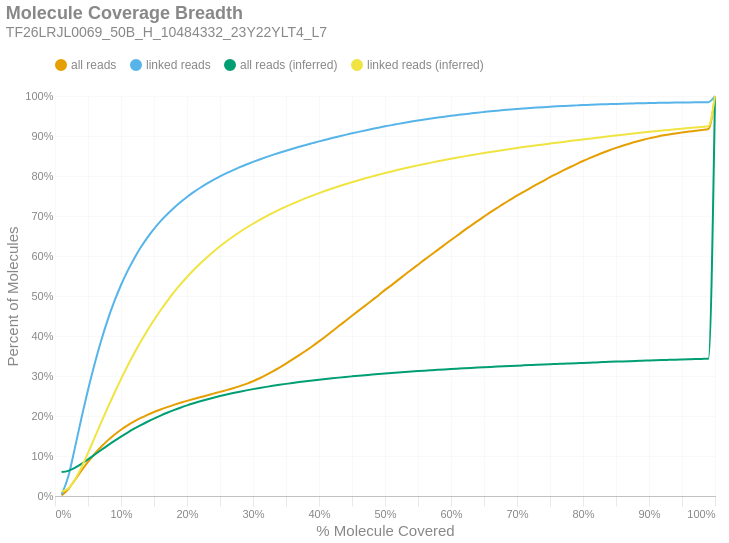

Notebook code cell kept with this figure:
### Markdown cell above
### Molecule Read Coverage
This chart shows molecule coverage breadth as computed by the number of bases aligned to that molecule. In other words, "*how much of each unique long molecule is actually sequenced/aligned?*" Keep in mind there is a distinction between sequences and alignments, since some sequences belonging to a particular molecule may not align well and wouldn't appear in the alignment data. This chart also shows molecule coverage breadth as computed by the *inferred fragment* from which the aligned sequences originate. Unlike read coverage, this calculation takes into account the total insert size, including unsequenced gaps between the forward and reverse reads. Like the previous figures, these are cumulative percents.

### Code cell
if SKIPLR:
    print_html(f"Skipped")
else:
    binned_df = consolidated_hist(valids['coverage_bp'], mask, 0.01, True)
    binned_df_inf = consolidated_hist(valids['coverage_inserts'], mask, 0.01, True)
    binned_df = binned_df.with_columns(pl.lit(binned_df_inf['all reads (cumsum)']).alias('all reads (inferred)'))
    binned_df = binned_df.with_columns(pl.lit(binned_df_inf['linked reads (cumsum)']).alias('linked reads (inferred)'))
    binned_df = binned_df.with_columns(
        (pl.col('bin').cast(pl.Float64) + 0.01).alias('right_edge')
    )

    with SafeRender(binned_df):
        (
            density_plot(binned_df, 'Molecule Coverage Breadth', samplename, 'molcov', ['all reads (inferred)','linked reads (inferred)'])
            .encode(
                #x=alt.X('bin:Q', title="% Molecule Covered").axis(format = '%').scale(padding=0),
                x=alt.X('right_edge:Q', title="% Molecule Covered").axis(format='%').scale(padding=0),
                y=alt.Y('value:Q', title='Percent of Molecules')
                    .axis(format='%')
                    .stack(False)
                    .scale(domainMin=0, padding=0),
                color=alt.Color("key:N").scale(domain = ["all reads", "linked reads", "all reads (inferred)", "linked reads (inferred)"]),
                tooltip = [
                    alt.Tooltip("key:N", title = "Data Type"),
                    alt.Tooltip("range_label:N", title="% Molecule Covered"),
                    alt.Tooltip("value:Q", format = ".2%", title="% Molecules")
                ]
            )
        ).display()

### Figure 1 — Vega-Lite specification as saved in the notebook (floating-point values rounded to 4 significant figures)
{"width": "container", "height": 400, "config": {"title": {"anchor": "start", "dy": -15, "fontSize": 18, "color": "#888888", "subtitleColor": "#888888", "subtitleFontSize": 14}, "arc": {"fill": "#0072B2"}, "axis": {"domainColor": "#888888", "domainWidth": 0.5, "gridWidth": 0.2, "grid": false, "titleFontWeight": 400, "titleFontSize": 15, "labelFontSize": 11, "labelColor": "#888888", "tickColor": "#888888", "tickWidth": 0.2, "titleColor": "#888888"}, "axisBand": {"grid": false}, "axisX": {"grid": true, "tickSize": 10, "domainCap": "round"}, "axisY": {"domain": false, "grid": true, "tickSize": 0, "domainCap": "round"}, "background": "transparent", "header": {"labelFontSize": 15, "labelColor": "#888888", "titleFontSize": 15, "titleFontWeight": 600, "titleColor": "#888888"}, "legend": {"labelFont": "sans-serif", "labelFontSize": 12, "labelColor": "#888888", "symbolSize": 100, "symbolType": "circle", "titleFontSize": 12, "titlePadding": 10, "titleColor": "#888888", "title": null, "orient": "top"}, "range": {"category": ["#E69F00", "#56B4E9", "#009E73", "#F0E442", "#0072B2", "#D55E00", "#CC79A7", "#000000"], "diverging": ["#cfe8f3", "#a2d4ec", "#73bfe2", "#46abdb", "#1696d2", "#12719e"]}, "area": {"fill": "#0072B2", "fillOpacity": 0.7, "line": true, "strokeOpacity": 0.7}, "line": {"color": "#0072B2", "stroke": "#0072B2", "strokeWidth": 2}, "trail": {"color": "#0072B2", "stroke": "#0072B2", "strokeWidth": 0, "size": 1}, "point": {"filled": true, "fillOpacity": 1.0, "size": 95}, "text": {"color": "#888888", "fontSize": 11, "align": "right", "fontWeight": 400, "size": 11}, "bar": {"fill": "#0072B2", "stroke": null}, "view": {"stroke": null, "continuousWidth": 660, "continuousHeight": 400}}, "data": {"name": "data-3c5e7d9e87e3446795d42889a5a3fefb"}, "mark": {"type": "line", "interpolate": "monotone", "point": {"opacity": 0, "size": 275}}, "encoding": {"color": {"field": "key", "scale": {"domain": ["all reads", "linked reads", "all reads (inferred)", "linked reads (inferred)"]}, "type": "nominal"}, "tooltip": [{"field": "key", "title": "Data Type", "type": "nominal"}, {"field": "range_label", "title": "% Molecule Covered", "type": "nominal"}, {"field": "value", "format": ".2%", "title": "% Molecules", "type": "quantitative"}], "x": {"axis": {"format": "%"}, "field": "right_edge", "scale": {"padding": 0}, "title": "% Molecule Covered", "type": "quantitative"}, "y": {"axis": {"format": "%"}, "field": "value", "scale": {"domainMin": 0, "padding": 0}, "stack": false, "title": "Percent of Molecules", "type": "quantitative"}}, "params": [{"name": "param_c36ac31b6afebe62", "select": {"type": "point", "fields": ["key"]}, "bind": "legend"}], "title": {"text": "Molecule Coverage Breadth", "subtitle": "TF26LRJL0069_50B_H_10484332_23Y22YLT4_L7"}, "transform": [{"fold": ["all reads (cumsum)", "linked reads (cumsum)", "all reads (inferred)", "linked reads (inferred)"]}, {"calculate": "replace(datum.key, ' (cumsum)', '')", "as": "key"}, {"filter": {"param": "param_c36ac31b6afebe62"}}], "usermeta": {"embedOptions": {"downloadFileName": "TF26LRJL0069_50B_H_10484332_23Y22YLT4_L7.molcov"}}, "$schema": "https://vega.github.io/schema/vega-lite/v6.4.1.json", "datasets": {"data-3c5e7d9e87e3446795d42889a5a3fefb": [{"bin": "0.0", "interval": "0.0-0.01", "all reads": 0.001598, "linked reads": 0.003332, "all reads (cumsum)": 0.001598, "linked reads (cumsum)": 0.003332, "range_label": "0.0-0.01", "all reads (inferred)": 0.05975, "linked reads (inferred)": 0.01098, "right_edge": 0.01}, {"bin": "0.01", "interval": "0.01-0.02", "all reads": 0.01521, "linked reads": 0.04467, "all reads (cumsum)": 0.01681, "linked reads (cumsum)": 0.04801, "range_label": "0.01-0.02", "all reads (inferred)": 0.06286, "linked reads (inferred)": 0.01853, "right_edge": 0.02}, {"bin": "0.02", "interval": "0.02-0.03", "all reads": 0.02284, "linked reads": 0.07103, "all reads (cumsum)": 0.03965, "linked reads (cumsum)": 0.119, "range_label": "0.02-0.03", "all reads (inferred)": 0.07014, "linked reads (inferred)": 0.0402, "right_edge": 0.03}, {"bin": "0.03", "interval": "0.03-0.04", "all reads": 0.02345, "linked reads": 0.07517, "all reads (cumsum)": 0.0631, "linked reads (cumsum)": 0.1942, "range_label": "0.03-0.04", "all reads (inferred)": 0.08014, "linked reads (inferred)": 0.07145, "right_edge": 0.04}, {"bin": "0.04", "interval": "0.04-0.05", "all reads": 0.02194, "linked reads": 0.07095, "all reads (cumsum)": 0.08504, "linked reads (cumsum)": 0.2652, "range_label": "0.04-0.05", "all reads (inferred)": 0.09151, "linked reads (inferred)": 0.1077, "right_edge": 0.05}, {"bin": "0.05", "interval": "0.05-0.06", "all reads": 0.02002, "linked reads": 0.06499, "all reads (cumsum)": 0.1051, "linked reads (cumsum)": 0.3301, "range_label": "0.05-0.06", "all reads (inferred)": 0.1033, "linked reads (inferred)": 0.1457, "right_edge": 0.06}, {"bin": "0.06", "interval": "0.06-0.07", "all reads": 0.01801, "linked reads": 0.0587, "all reads (cumsum)": 0.1231, "linked reads (cumsum)": 0.3888, "range_label": "0.06-0.07", "all reads (inferred)": 0.1151, "linked reads (inferred)": 0.1839, "right_edge": 0.07}, {"bin": "0.07", "interval": "0.07-0.08", "all reads": 0.01601, "linked reads": 0.05215, "all reads (cumsum)": 0.1391, "linked reads (cumsum)": 0.441, "range_label": "0.07-0.08", "all reads (inferred)": 0.1267, "linked reads (inferred)": 0.2214, "right_edge": 0.08}, {"bin": "0.08", "interval": "0.08-0.09", "all reads": 0.01415, "linked reads": 0.04603, "all reads (cumsum)": 0.1532, "linked reads (cumsum)": 0.487, "range_label": "0.08-0.09", "all reads (inferred)": 0.1377, "linked reads (inferred)": 0.2574, "right_edge": 0.09}, {"bin": "0.09", "interval": "0.09-0.1", "all reads": 0.01248, "linked reads": 0.0405, "all reads (cumsum)": 0.1657, "linked reads (cumsum)": 0.5275, "range_label": "0.09-0.1", "all reads (inferred)": 0.1484, "linked reads (inferred)": 0.2923, "right_edge": 0.1}, {"bin": "0.1", "interval": "0.1-0.11", "all reads": 0.01095, "linked reads": 0.03537, "all reads (cumsum)": 0.1767, "linked reads (cumsum)": 0.5629, "range_label": "0.1-0.11", "all reads (inferred)": 0.1585, "linked reads (inferred)": 0.3253, "right_edge": 0.11}, {"bin": "0.11", "interval": "0.11-0.12", "all reads": 0.009721, "linked reads": 0.03114, "all reads (cumsum)": 0.1864, "linked reads (cumsum)": 0.594, "range_label": "0.11-0.12", "all reads (inferred)": 0.1681, "linked reads (inferred)": 0.3567, "right_edge": 0.12}, {"bin": "0.12", "interval": "0.12-0.13", "all reads": 0.008731, "linked reads": 0.02775, "all reads (cumsum)": 0.1951, "linked reads (cumsum)": 0.6218, "range_label": "0.12-0.13", "all reads (inferred)": 0.1772, "linked reads (inferred)": 0.3862, "right_edge": 0.13}, {"bin": "0.13", "interval": "0.13-0.14", "all reads": 0.007763, "linked reads": 0.02431, "all reads (cumsum)": 0.2029, "linked reads (cumsum)": 0.6461, "range_label": "0.13-0.14", "all reads (inferred)": 0.1857, "linked reads (inferred)": 0.414, "right_edge": 0.14}, {"bin": "0.14", "interval": "0.14-0.15", "all reads": 0.007069, "linked reads": 0.02173, "all reads (cumsum)": 0.2099, "linked reads (cumsum)": 0.6678, "range_label": "0.14-0.15", "all reads (inferred)": 0.1936, "linked reads (inferred)": 0.44, "right_edge": 0.15}, {"bin": "0.15", "interval": "0.15-0.16", "all reads": 0.00644, "linked reads": 0.0194, "all reads (cumsum)": 0.2164, "linked reads (cumsum)": 0.6872, "range_label": "0.15-0.16", "all reads (inferred)": 0.2011, "linked reads (inferred)": 0.4644, "right_edge": 0.16}, {"bin": "0.16", "interval": "0.16-0.17", "all reads": 0.005882, "linked reads": 0.01727, "all reads (cumsum)": 0.2223, "linked reads (cumsum)": 0.7045, "range_label": "0.16-0.17", "all reads (inferred)": 0.2081, "linked reads (inferred)": 0.4874, "right_edge": 0.17}, {"bin": "0.17", "interval": "0.17-0.18", "all reads": 0.0055, "linked reads": 0.01575, "all reads (cumsum)": 0.2278, "linked reads (cumsum)": 0.7202, "range_label": "0.17-0.18", "all reads (inferred)": 0.2146, "linked reads (inferred)": 0.5089, "right_edge": 0.18}, {"bin": "0.18", "interval": "0.18-0.19", "all reads": 0.005189, "linked reads": 0.0143, "all reads (cumsum)": 0.233, "linked reads (cumsum)": 0.7345, "range_label": "0.18-0.19", "all reads (inferred)": 0.2207, "linked reads (inferred)": 0.5288, "right_edge": 0.19}, {"bin": "0.19", "interval": "0.19-0.2", "all reads": 0.004911, "linked reads": 0.01309, "all reads (cumsum)": 0.2379, "linked reads (cumsum)": 0.7476, "range_label": "0.19-0.2", "all reads (inferred)": 0.2265, "linked reads (inferred)": 0.5476, "right_edge": 0.2}, {"bin": "0.2", "interval": "0.2-0.21", "all reads": 0.004605, "linked reads": 0.0119, "all reads (cumsum)": 0.2425, "linked reads (cumsum)": 0.7595, "range_label": "0.2-0.21", "all reads (inferred)": 0.2318, "linked reads (inferred)": 0.5649, "right_edge": 0.21}, {"bin": "0.21", "interval": "0.21-0.22", "all reads": 0.004496, "linked reads": 0.01102, "all reads (cumsum)": 0.247, "linked reads (cumsum)": 0.7706, "range_label": "0.21-0.22", "all reads (inferred)": 0.2367, "linked reads (inferred)": 0.5812, "right_edge": 0.22}, {"bin": "0.22", "interval": "0.22-0.23", "all reads": 0.00449, "linked reads": 0.01026, "all reads (cumsum)": 0.2515, "linked reads (cumsum)": 0.7808, "range_label": "0.22-0.23", "all reads (inferred)": 0.2414, "linked reads (inferred)": 0.5965, "right_edge": 0.23}, {"bin": "0.23", "interval": "0.23-0.24", "all reads": 0.004443, "linked reads": 0.009435, "all reads (cumsum)": 0.2559, "linked reads (cumsum)": 0.7903, "range_label": "0.23-0.24", "all reads (inferred)": 0.2458, "linked reads (inferred)": 0.6108, "right_edge": 0.24}, {"bin": "0.24", "interval": "0.24-0.25", "all reads": 0.004445, "linked reads": 0.008804, "all reads (cumsum)": 0.2603, "linked reads (cumsum)": 0.7991, "range_label": "0.24-0.25", "all reads (inferred)": 0.2499, "linked reads (inferred)": 0.6244, "right_edge": 0.25}, {"bin": "0.25", "interval": "0.25-0.26", "all reads": 0.004405, "linked reads": 0.008097, "all reads (cumsum)": 0.2648, "linked reads (cumsum)": 0.8072, "range_label": "0.25-0.26", "all reads (inferred)": 0.2538, "linked reads (inferred)": 0.6369, "right_edge": 0.26}, {"bin": "0.26", "interval": "0.26-0.27", "all reads": 0.004681, "linked reads": 0.00768, "all reads (cumsum)": 0.2694, "linked reads (cumsum)": 0.8148, "range_label": "0.26-0.27", "all reads (inferred)": 0.2574, "linked reads (inferred)": 0.6488, "right_edge": 0.27}, {"bin": "0.27", "interval": "0.27-0.28", "all reads": 0.005182, "linked reads": 0.007224, "all reads (cumsum)": 0.2746, "linked reads (cumsum)": 0.8221, "range_label": "0.27-0.28", "all reads (inferred)": 0.2608, "linked reads (inferred)": 0.6601, "right_edge": 0.28}, {"bin": "0.28", "interval": "0.28-0.29", "all reads": 0.005747, "linked reads": 0.006736, "all reads (cumsum)": 0.2804, "linked reads (cumsum)": 0.8288, "range_label": "0.28-0.29", "all reads (inferred)": 0.2641, "linked reads (inferred)": 0.6706, "right_edge": 0.29}, {"bin": "0.29", "interval": "0.29-0.3", "all reads": 0.006522, "linked reads": 0.006419, "all reads (cumsum)": 0.2869, "linked reads (cumsum)": 0.8352, "range_label": "0.29-0.3", "all reads (inferred)": 0.2672, "linked reads (inferred)": 0.6806, "right_edge": 0.3}, {"bin": "0.3", "interval": "0.3-0.31", "all reads": 0.007473, "linked reads": 0.006091, "all reads (cumsum)": 0.2944, "linked reads (cumsum)": 0.8413, "range_label": "0.3-0.31", "all reads (inferred)": 0.2701, "linked reads (inferred)": 0.6901, "right_edge": 0.31}, {"bin": "0.31", "interval": "0.31-0.32", "all reads": 0.008419, "linked reads": 0.005815, "all reads (cumsum)": 0.3028, "linked reads (cumsum)": 0.8471, "range_label": "0.31-0.32", "all reads (inferred)": 0.2728, "linked reads (inferred)": 0.6991, "right_edge": 0.32}, {"bin": "0.32", "interval": "0.32-0.33", "all reads": 0.008983, "linked reads": 0.00557, "all reads (cumsum)": 0.3118, "linked reads (cumsum)": 0.8527, "range_label": "0.32-0.33", "all reads (inferred)": 0.2755, "linked reads (inferred)": 0.7077, "right_edge": 0.33}, {"bin": "0.33", "interval": "0.33-0.34", "all reads": 0.009328, "linked reads": 0.005382, "all reads (cumsum)": 0.3211, "linked reads (cumsum)": 0.8581, "range_label": "0.33-0.34", "all reads (inferred)": 0.2779, "linked reads (inferred)": 0.7158, "right_edge": 0.34}, {"bin": "0.34", "interval": "0.34-0.35", "all reads": 0.009946, "linked reads": 0.005137, "all reads (cumsum)": 0.331, "linked reads (cumsum)": 0.8632, "range_label": "0.34-0.35", "all reads (inferred)": 0.2803, "linked reads (inferred)": 0.7235, "right_edge": 0.35}, {"bin": "0.35", "interval": "0.35-0.36", "all reads": 0.01043, "linked reads": 0.005001, "all reads (cumsum)": 0.3415, "linked reads (cumsum)": 0.8682, "range_label": "0.35-0.36", "all reads (inferred)": 0.2826, "linked reads (inferred)": 0.7309, "right_edge": 0.36}, {"bin": "0.36", "interval": "0.36-0.37", "all reads": 0.01065, "linked reads": 0.004776, "all reads (cumsum)": 0.3521, "linked reads (cumsum)": 0.873, "range_label": "0.36-0.37", "all reads (inferred)": 0.2848, "linked reads (inferred)": 0.7379, "right_edge": 0.37}, {"bin": "0.37", "interval": "0.37-0.38", "all reads": 0.01101, "linked reads": 0.004646, "all reads (cumsum)": 0.3631, "linked reads (cumsum)": 0.8776, "range_label": "0.37-0.38", "all reads (inferred)": 0.2868, "linked reads (inferred)": 0.7446, "right_edge": 0.38}, {"bin": "0.38", "interval": "0.38-0.39", "all reads": 0.01133, "linked reads": 0.004486, "all reads (cumsum)": 0.3745, "linked reads (cumsum)": 0.8821, "range_label": "0.38-0.39", "all reads (inferred)": 0.2888, "linked reads (inferred)": 0.751, "right_edge": 0.39}, {"bin": "0.39", "interval": "0.39-0.4", "all reads": 0.01211, "linked reads": 0.004441, "all reads (cumsum)": 0.3866, "linked reads (cumsum)": 0.8866, "range_label": "0.39-0.4", "all reads (inferred)": 0.2907, "linked reads (inferred)": 0.7572, "right_edge": 0.4}, {"bin": "0.4", "interval": "0.4-0.41", "all reads": 0.01238, "linked reads": 0.004196, "all reads (cumsum)": 0.399, "linked reads (cumsum)": 0.8908, "range_label": "0.4-0.41", "all reads (inferred)": 0.2925, "linked reads (inferred)": 0.7631, "right_edge": 0.41}, {"bin": "0.41", "interval": "0.41-0.42", "all reads": 0.01292, "linked reads": 0.00411, "all reads (cumsum)": 0.4119, "linked reads (cumsum)": 0.8949, "range_label": "0.41-0.42", "all reads (inferred)": 0.2943, "linked reads (inferred)": 0.7688, "right_edge": 0.42}, {"bin": "0.42", "interval": "0.42-0.43", "all reads": 0.01299, "linked reads": 0.004, "all reads (cumsum)": 0.4249, "linked reads (cumsum)": 0.8989, "range_label": "0.42-0.43", "all reads (inferred)": 0.2959, "linked reads (inferred)": 0.7742, "right_edge": 0.43}, {"bin": "0.43", "interval": "0.43-0.44", "all reads": 0.01284, "linked reads": 0.003949, "all reads (cumsum)": 0.4377, "linked reads (cumsum)": 0.9028, "range_label": "0.43-0.44", "all reads (inferred)": 0.2976, "linked reads (inferred)": 0.7795, "right_edge": 0.44}, {"bin": "0.44", "interval": "0.44-0.45", "all reads": 0.0129, "linked reads": 0.003828, "all reads (cumsum)": 0.4506, "linked reads (cumsum)": 0.9066, "range_label": "0.44-0.45", "all reads (inferred)": 0.2991, "linked reads (inferred)": 0.7845, "right_edge": 0.45}, {"bin": "0.45", "interval": "0.45-0.46", "all reads": 0.01276, "linked reads": 0.003721, "all reads (cumsum)": 0.4634, "linked reads (cumsum)": 0.9104, "range_label": "0.45-0.46", "all reads (inferred)": 0.3007, "linked reads (inferred)": 0.7894, "right_edge": 0.46}, {"bin": "0.46", "interval": "0.46-0.47", "all reads": 0.01266, "linked reads": 0.003634, "all reads (cumsum)": 0.476, "linked reads (cumsum)": 0.914, "range_label": "0.46-0.47", "all reads (inferred)": 0.3021, "linked reads (inferred)": 0.7942, "right_edge": 0.47}, {"bin": "0.47", "interval": "0.47-0.48", "all reads": 0.01291, "linked reads": 0.003493, "all reads (cumsum)": 0.4889, "linked reads (cumsum)": 0.9175, "range_label": "0.47-0.48", "all reads (inferred)": 0.3035, "linked reads (inferred)": 0.7987, "right_edge": 0.48}, {"bin": "0.48", "interval": "0.48-0.49", "all reads": 0.01249, "linked reads": 0.003339, "all reads (cumsum)": 0.5014, "linked reads (cumsum)": 0.9208, "range_label": "0.48-0.49", "all reads (inferred)": 0.3049, "linked reads (inferred)": 0.8031, "right_edge": 0.49}, {"bin": "0.49", "interval": "0.49-0.5", "all reads": 0.01384, "linked reads": 0.003316, "all reads (cumsum)": 0.5153, "linked reads (cumsum)": 0.9241, "range_label": "0.49-0.5", "all reads (inferred)": 0.3062, "linked reads (inferred)": 0.8074, "right_edge": 0.5}, {"bin": "0.5", "interval": "0.5-0.51", "all reads": 0.01186, "linked reads": 0.003026, "all reads (cumsum)": 0.5271, "linked reads (cumsum)": 0.9272, "range_label": "0.5-0.51", "all reads (inferred)": 0.3075, "linked reads (inferred)": 0.8115, "right_edge": 0.51}, {"bin": "0.51", "interval": "0.51-0.52", "all reads": 0.01326, "linked reads": 0.003132, "all reads (cumsum)": 0.5404, "linked reads (cumsum)": 0.9303, "range_label": "0.51-0.52", "all reads (inferred)": 0.3087, "linked reads (inferred)": 0.8154, "right_edge": 0.52}, {"bin": "0.52", "interval": "0.52-0.53", "all reads": 0.01269, "linked reads": 0.002914, "all reads (cumsum)": 0.5531, "linked reads (cumsum)": 0.9332, "range_label": "0.52-0.53", "all reads (inferred)": 0.3099, "linked reads (inferred)": 0.8193, "right_edge": 0.53}, {"bin": "0.53", "interval": "0.53-0.54", "all reads": 0.01275, "linked reads": 0.00276, "all reads (cumsum)": 0.5658, "linked reads (cumsum)": 0.936, "range_label": "0.53-0.54", "all reads (inferred)": 0.3111, "linked reads (inferred)": 0.823, "right_edge": 0.54}, {"bin": "0.54", "interval": "0.54-0.55", "all reads": 0.01242, "linked reads": 0.00268, "all reads (cumsum)": 0.5782, "linked reads (cumsum)": 0.9387, "range_label": "0.54-0.55", "all reads (inferred)": 0.3122, "linked reads (inferred)": 0.8266, "right_edge": 0.55}, {"bin": "0.55", "interval": "0.55-0.56", "all reads": 0.01271, "linked reads": 0.002587, "all reads (cumsum)": 0.591, "linked reads (cumsum)": 0.9412, "range_label": "0.55-0.56", "all reads (inferred)": 0.3133, "linked reads (inferred)": 0.8301, "right_edge": 0.56}, {"bin": "0.56", "interval": "0.56-0.57", "all reads": 0.01231, "linked reads": 0.002463, "all reads (cumsum)": 0.6033, "linked reads (cumsum)": 0.9437, "range_label": "0.56-0.57", "all reads (inferred)": 0.3143, "linked reads (inferred)": 0.8334, "right_edge": 0.57}, {"bin": "0.57", "interval": "0.57-0.58", "all reads": 0.01205, "linked reads": 0.00234, "all reads (cumsum)": 0.6153, "linked reads (cumsum)": 0.9461, "range_label": "0.57-0.58", "all reads (inferred)": 0.3154, "linked reads (inferred)": 0.8367, "right_edge": 0.58}, {"bin": "0.58", "interval": "0.58-0.59", "all reads": 0.01228, "linked reads": 0.002269, "all reads (cumsum)": 0.6276, "linked reads (cumsum)": 0.9483, "range_label": "0.58-0.59", "all reads (inferred)": 0.3164, "linked reads (inferred)": 0.84, "right_edge": 0.59}, {"bin": "0.59", "interval": "0.59-0.6", "all reads": 0.0124, "linked reads": 0.002227, "all reads (cumsum)": 0.64, "linked reads (cumsum)": 0.9505, "range_label": "0.59-0.6", "all reads (inferred)": 0.3174, "linked reads (inferred)": 0.8431, "right_edge": 0.6}, {"bin": "0.6", "interval": "0.6-0.61", "all reads": 0.01179, "linked reads": 0.002058, "all reads (cumsum)": 0.6518, "linked reads (cumsum)": 0.9526, "range_label": "0.6-0.61", "all reads (inferred)": 0.3183, "linked reads (inferred)": 0.8461, "right_edge": 0.61}, {"bin": "0.61", "interval": "0.61-0.62", "all reads": 0.01224, "linked reads": 0.002021, "all reads (cumsum)": 0.664, "linked reads (cumsum)": 0.9546, "range_label": "0.61-0.62", "all reads (inferred)": 0.3192, "linked reads (inferred)": 0.849, "right_edge": 0.62}, {"bin": "0.62", "interval": "0.62-0.63", "all reads": 0.0117, "linked reads": 0.00191, "all reads (cumsum)": 0.6757, "linked reads (cumsum)": 0.9565, "range_label": "0.62-0.63", "all reads (inferred)": 0.3201, "linked reads (inferred)": 0.8519, "right_edge": 0.63}, {"bin": "0.63", "interval": "0.63-0.64", "all reads": 0.01155, "linked reads": 0.001853, "all reads (cumsum)": 0.6873, "linked reads (cumsum)": 0.9584, "range_label": "0.63-0.64", "all reads (inferred)": 0.321, "linked reads (inferred)": 0.8547, "right_edge": 0.64}, {"bin": "0.64", "interval": "0.64-0.65", "all reads": 0.01105, "linked reads": 0.001709, "all reads (cumsum)": 0.6983, "linked reads (cumsum)": 0.9601, "range_label": "0.64-0.65", "all reads (inferred)": 0.3219, "linked reads (inferred)": 0.8574, "right_edge": 0.65}, {"bin": "0.65", "interval": "0.65-0.66", "all reads": 0.01127, "linked reads": 0.001675, "all reads (cumsum)": 0.7096, "linked reads (cumsum)": 0.9618, "range_label": "0.65-0.66", "all reads (inferred)": 0.3227, "linked reads (inferred)": 0.8601, "right_edge": 0.66}, {"bin": "0.66", "interval": "0.66-0.67", "all reads": 0.01057, "linked reads": 0.001533, "all reads (cumsum)": 0.7202, "linked reads (cumsum)": 0.9633, "range_label": "0.66-0.67", "all reads (inferred)": 0.3235, "linked reads (inferred)": 0.8626, "right_edge": 0.67}, {"bin": "0.67", "interval": "0.67-0.68", "all reads": 0.01051, "linked reads": 0.001473, "all reads (cumsum)": 0.7307, "linked reads (cumsum)": 0.9648, "range_label": "0.67-0.68", "all reads (inferred)": 0.3243, "linked reads (inferred)": 0.8651, "right_edge": 0.68}, {"bin": "0.68", "interval": "0.68-0.69", "all reads": 0.01009, "linked reads": 0.001407, "all reads (cumsum)": 0.7408, "linked reads (cumsum)": 0.9662, "range_label": "0.68-0.69", "all reads (inferred)": 0.3251, "linked reads (inferred)": 0.8676, "right_edge": 0.69}, {"bin": "0.69", "interval": "0.69-0.7", "all reads": 0.01009, "linked reads": 0.001305, "all reads (cumsum)": 0.7509, "linked reads (cumsum)": 0.9675, "range_label": "0.69-0.7", "all reads (inferred)": 0.3259, "linked reads (inferred)": 0.87, "right_edge": 0.7}, {"bin": "0.7", "interval": "0.7-0.71", "all reads": 0.009535, "linked reads": 0.001244, "all reads (cumsum)": 0.7604, "linked reads (cumsum)": 0.9687, "range_label": "0.7-0.71", "all reads (inferred)": 0.3266, "linked reads (inferred)": 0.8723, "right_edge": 0.71}, {"bin": "0.71", "interval": "0.71-0.72", "all reads": 0.009387, "linked reads": 0.001215, "all reads (cumsum)": 0.7698, "linked reads (cumsum)": 0.97, "range_label": "0.71-0.72", "all reads (inferred)": 0.3273, "linked reads (inferred)": 0.8745, "right_edge": 0.72}, {"bin": "0.72", "interval": "0.72-0.73", "all reads": 0.009356, "linked reads": 0.001157, "all reads (cumsum)": 0.7791, "linked reads (cumsum)": 0.9711, "range_label": "0.72-0.73", "all reads (inferred)": 0.3281, "linked reads (inferred)": 0.8768, "right_edge": 0.73}, {"bin": "0.73", "interval": "0.73-0.74", "all reads": 0.008885, "linked reads": 0.001056, "all reads (cumsum)": 0.788, "linked reads (cumsum)": 0.9722, "range_label": "0.73-0.74", "all reads (inferred)": 0.3288, "linked reads (inferred)": 0.8789, "right_edge": 0.74}, {"bin": "0.74", "interval": "0.74-0.75", "all reads": 0.009126, "linked reads": 0.001005, "all reads (cumsum)": 0.7972, "linked reads (cumsum)": 0.9732, "range_label": "0.74-0.75", "all reads (inferred)": 0.3294, "linked reads (inferred)": 0.8811, "right_edge": 0.75}, {"bin": "0.75", "interval": "0.75-0.76", "all reads": 0.0083, "linked reads": 0.000926, "all reads (cumsum)": 0.8055, "linked reads (cumsum)": 0.9741, "range_label": "0.75-0.76", "all reads (inferred)": 0.3301, "linked reads (inferred)": 0.8832, "right_edge": 0.76}, {"bin": "0.76", "interval": "0.76-0.77", "all reads": 0.008349, "linked reads": 0.0008726, "all reads (cumsum)": 0.8138, "linked reads (cumsum)": 0.975, "range_label": "0.76-0.77", "all reads (inferred)": 0.3308, "linked reads (inferred)": 0.8853, "right_edge": 0.77}, {"bin": "0.77", "interval": "0.77-0.78", "all reads": 0.008048, "linked reads": 0.0008422, "all reads (cumsum)": 0.8219, "linked reads (cumsum)": 0.9758, "range_label": "0.77-0.78", "all reads (inferred)": 0.3315, "linked reads (inferred)": 0.8873, "right_edge": 0.78}, {"bin": "0.78", "interval": "0.78-0.79", "all reads": 0.007779, "linked reads": 0.0007512, "all reads (cumsum)": 0.8296, "linked reads (cumsum)": 0.9766, "range_label": "0.78-0.79", "all reads (inferred)": 0.3321, "linked reads (inferred)": 0.8894, "right_edge": 0.79}, {"bin": "0.79", "interval": "0.79-0.8", "all reads": 0.007918, "linked reads": 0.0007602, "all reads (cumsum)": 0.8376, "linked reads (cumsum)": 0.9773, "range_label": "0.79-0.8", "all reads (inferred)": 0.3328, "linked reads (inferred)": 0.8914, "right_edge": 0.8}, {"bin": "0.8", "interval": "0.8-0.81", "all reads": 0.007027, "linked reads": 0.0006487, "all reads (cumsum)": 0.8446, "linked reads (cumsum)": 0.978, "range_label": "0.8-0.81", "all reads (inferred)": 0.3334, "linked reads (inferred)": 0.8934, "right_edge": 0.81}, {"bin": "0.81", "interval": "0.81-0.82", "all reads": 0.006848, "linked reads": 0.0006467, "all reads (cumsum)": 0.8514, "linked reads (cumsum)": 0.9786, "range_label": "0.81-0.82", "all reads (inferred)": 0.3341, "linked reads (inferred)": 0.8954, "right_edge": 0.82}, {"bin": "0.82", "interval": "0.82-0.83", "all reads": 0.006762, "linked reads": 0.0006064, "all reads (cumsum)": 0.8582, "linked reads (cumsum)": 0.9792, "range_label": "0.82-0.83", "all reads (inferred)": 0.3347, "linked reads (inferred)": 0.8974, "right_edge": 0.83}, {"bin": "0.83", "interval": "0.83-0.84", "all reads": 0.006273, "linked reads": 0.0005405, "all reads (cumsum)": 0.8645, "linked reads (cumsum)": 0.9798, "range_label": "0.83-0.84", "all reads (inferred)": 0.3353, "linked reads (inferred)": 0.8994, "right_edge": 0.84}, {"bin": "0.84", "interval": "0.84-0.85", "all reads": 0.005775, "linked reads": 0.0005273, "all reads (cumsum)": 0.8702, "linked reads (cumsum)": 0.9803, "range_label": "0.84-0.85", "all reads (inferred)": 0.336, "linked reads (inferred)": 0.9013, "right_edge": 0.85}, {"bin": "0.85", "interval": "0.85-0.86", "all reads": 0.005499, "linked reads": 0.0004842, "all reads (cumsum)": 0.8757, "linked reads (cumsum)": 0.9808, "range_label": "0.85-0.86", "all reads (inferred)": 0.3366, "linked reads (inferred)": 0.9032, "right_edge": 0.86}, {"bin": "0.86", "interval": "0.86-0.87", "all reads": 0.005086, "linked reads": 0.0004445, "all reads (cumsum)": 0.8808, "linked reads (cumsum)": 0.9812, "range_label": "0.86-0.87", "all reads (inferred)": 0.3371, "linked reads (inferred)": 0.9051, "right_edge": 0.87}, {"bin": "0.87", "interval": "0.87-0.88", "all reads": 0.004797, "linked reads": 0.0004001, "all reads (cumsum)": 0.8856, "linked reads (cumsum)": 0.9816, "range_label": "0.87-0.88", "all reads (inferred)": 0.3377, "linked reads (inferred)": 0.9069, "right_edge": 0.88}, {"bin": "0.88", "interval": "0.88-0.89", "all reads": 0.004342, "linked reads": 0.0003928, "all reads (cumsum)": 0.89, "linked reads (cumsum)": 0.982, "range_label": "0.88-0.89", "all reads (inferred)": 0.3383, "linked reads (inferred)": 0.9087, "right_edge": 0.89}, {"bin": "0.89", "interval": "0.89-0.9", "all reads": 0.004109, "linked reads": 0.0003855, "all reads (cumsum)": 0.8941, "linked reads (cumsum)": 0.9824, "range_label": "0.89-0.9", "all reads (inferred)": 0.3388, "linked reads (inferred)": 0.9105, "right_edge": 0.9}, {"bin": "0.9", "interval": "0.9-0.91", "all reads": 0.003478, "linked reads": 0.0003134, "all reads (cumsum)": 0.8975, "linked reads (cumsum)": 0.9827, "range_label": "0.9-0.91", "all reads (inferred)": 0.3394, "linked reads (inferred)": 0.9122, "right_edge": 0.91}, {"bin": "0.91", "interval": "0.91-0.92", "all reads": 0.003534, "linked reads": 0.0003222, "all reads (cumsum)": 0.9011, "linked reads (cumsum)": 0.983, "range_label": "0.91-0.92", "all reads (inferred)": 0.3399, "linked reads (inferred)": 0.9138, "right_edge": 0.92}, {"bin": "0.92", "interval": "0.92-0.93", "all reads": 0.002711, "linked reads": 0.0002796, "all reads (cumsum)": 0.9038, "linked reads (cumsum)": 0.9833, "range_label": "0.92-0.93", "all reads (inferred)": 0.3404, "linked reads (inferred)": 0.9153, "right_edge": 0.93}, {"bin": "0.93", "interval": "0.93-0.94", "all reads": 0.002674, "linked reads": 0.0002621, "all reads (cumsum)": 0.9065, "linked reads (cumsum)": 0.9836, "range_label": "0.93-0.94", "all reads (inferred)": 0.3409, "linked reads (inferred)": 0.9168, "right_edge": 0.94}, {"bin": "0.94", "interval": "0.94-0.95", "all reads": 0.002557, "linked reads": 0.0002484, "all reads (cumsum)": 0.909, "linked reads (cumsum)": 0.9838, "range_label": "0.94-0.95", "all reads (inferred)": 0.3413, "linked reads (inferred)": 0.9183, "right_edge": 0.95}, {"bin": "0.95", "interval": "0.95-0.96", "all reads": 0.001936, "linked reads": 0.0002355, "all reads (cumsum)": 0.911, "linked reads (cumsum)": 0.9841, "range_label": "0.95-0.96", "all reads (inferred)": 0.3418, "linked reads (inferred)": 0.9197, "right_edge": 0.96}, {"bin": "0.96", "interval": "0.96-0.97", "all reads": 0.002113, "linked reads": 0.0002081, "all reads (cumsum)": 0.9131, "linked reads (cumsum)": 0.9843, "range_label": "0.96-0.97", "all reads (inferred)": 0.3423, "linked reads (inferred)": 0.9212, "right_edge": 0.97}, {"bin": "0.97", "interval": "0.97-0.98", "all reads": 0.002033, "linked reads": 0.0001949, "all reads (cumsum)": 0.9151, "linked reads (cumsum)": 0.9845, "range_label": "0.97-0.98", "all reads (inferred)": 0.3428, "linked reads (inferred)": 0.9226, "right_edge": 0.98}, {"bin": "0.98", "interval": "0.98-0.99", "all reads": 0.002528, "linked reads": 0.0002034, "all reads (cumsum)": 0.9176, "linked reads (cumsum)": 0.9847, "range_label": "0.98-0.99", "all reads (inferred)": 0.3433, "linked reads (inferred)": 0.9242, "right_edge": 0.99}, {"bin": "0.99", "interval": "0.99-1.0", "all reads": 0.08237, "linked reads": 0.01534, "all reads (cumsum)": 1.0, "linked reads (cumsum)": 1.0, "range_label": "0.99-1.0", "all reads (inferred)": 1.0, "linked reads (inferred)": 1.0, "right_edge": 1.0}]}}
